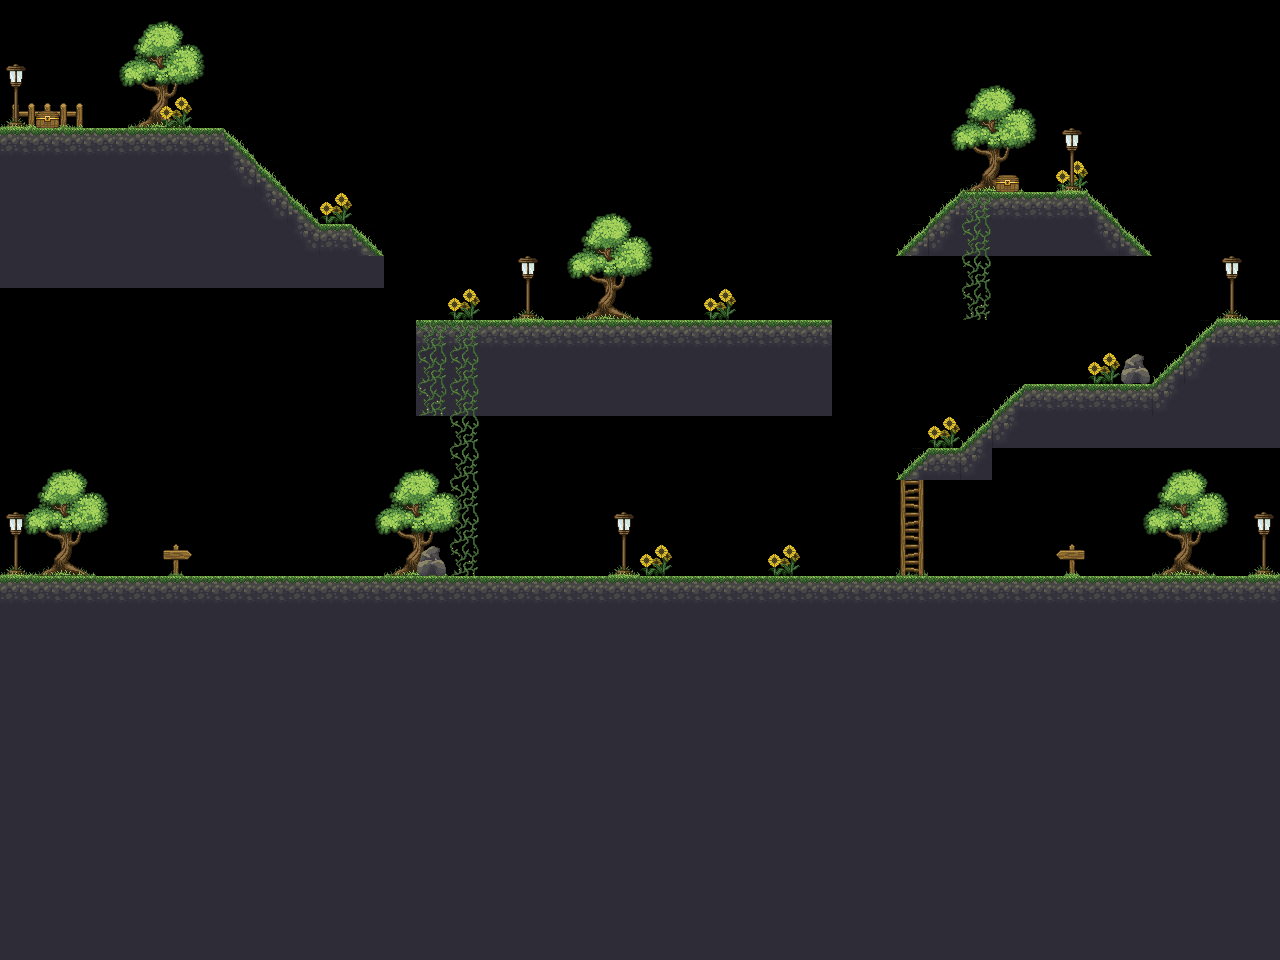

This game map was drawn from its Tiled (.tmx) file and the tilesets committed beside it. A one-line description and the trimmed map source follow:
An orthogonal 40x30 tile map with 32x32 px tiles, 2 tile layers (Tile Layer 1, Tile Layer 2) and 23 objects.

<map version="1.5" tiledversion="2021.03.23" orientation="orthogonal" renderorder="right-down" width="40" height="30" tilewidth="32" tileheight="32" infinite="0" nextlayerid="10" nextobjectid="33">
 <tileset firstgid="1" source="tilesetOpenGame.tsx" />
 <layer id="1" name="Tile Layer 1" width="40" height="30">
  <data>[1200 cells, 694 non-empty, 31 distinct tile ids]</data>
 </layer>
 <layer id="2" name="Tile Layer 2" width="40" height="30">
  <data>[1200 cells, 77 non-empty, 15 distinct tile ids]</data>
 </layer>
 <group id="3" name="objreem">
  <objectgroup id="9" name="posinitplayer2">
   <object id="32" x="1200" y="556">
    <point />
   </object>
  </objectgroup>
  <objectgroup id="6" name="posinitplayer">
   <object id="11" x="78.683" y="551.085">
    <point />
   </object>
  </objectgroup>
  <objectgroup id="4" name="estrellas">
   <object id="4" x="479.299" y="554.051">
    <point />
   </object>
   <object id="5" x="526.831" y="555.48">
    <point />
   </object>
   <object id="6" x="574.08" y="555.48">
    <point />
   </object>
   <object id="7" x="623.616" y="555.765">
    <point />
   </object>
   <object id="8" x="671.913" y="555.67">
    <point />
   </object>
   <object id="9" x="719.546" y="555.67">
    <point />
   </object>
   <object id="10" x="768.413" y="557.098">
    <point />
   </object>
   <object id="23" x="598.667" y="293.333">
    <point />
   </object>
   <object id="25" x="648" y="293.333">
    <point />
   </object>
   <object id="27" x="1038.67" y="172">
    <point />
   </object>
   <object id="31" x="110.667" y="117.333">
    <point />
   </object>
  </objectgroup>
  <objectgroup id="5" name="gotas">
   <object id="1" x="369.676" y="552.033">
    <point />
   </object>
   <object id="2" x="490.735" y="287.212">
    <point />
   </object>
   <object id="3" x="934.557" y="553.032">
    <point />
   </object>
   <object id="20" x="1066.67" y="369.334">
    <point />
   </object>
   <object id="22" x="762.667" y="288">
    <point />
   </object>
  </objectgroup>
 </group>
 <group id="7" name="objestaticos">
  <objectgroup id="8" name="suelos">
   <object id="14" x="414.093" y="317.598" width="419.715" height="96.5987" />
   <object id="21" x="0" y="578.667" width="1281.33" height="385.333" />
   <object id="28" x="1278.67" y="322.667">
    <polygon points="0,0 0,126.667 -286.667,125.333 -286.667,156 -382.667,160 -352,126.667 -317.333,126.667 -256,62.6667 -126.667,62.6667 -64,-2.66667" />
   </object>
   <object id="29" x="896" y="254.667">
    <polygon points="0,0 252,2.66667 188,-65.3333 62.6667,-64" />
   </object>
   <object id="30" x="0" y="286.667">
    <polygon points="0,0 382.667,1.33333 385.333,-29.3333 350.667,-61.3333 321.333,-61.3333 222.667,-158.667 0,-158.667" />
   </object>
  </objectgroup>
 </group>
</map>